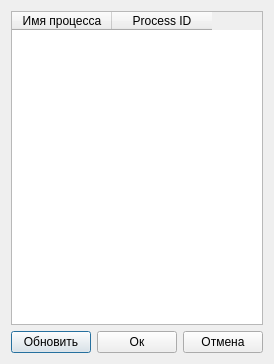
<?xml version="1.0" encoding="UTF-8"?>
<ui version="4.0">
 <class>SelectProcess</class>
 <widget class="QDialog" name="SelectProcess">
  <property name="windowModality">
   <enum>Qt::WindowModal</enum>
  </property>
  <property name="geometry">
   <rect>
    <x>0</x>
    <y>0</y>
    <width>261</width>
    <height>364</height>
   </rect>
  </property>
  <property name="windowTitle">
   <string>Выбор процесса</string>
  </property>
  <layout class="QGridLayout" name="gridLayout">
   <item row="1" column="0">
    <widget class="QPushButton" name="pushButton_Update">
     <property name="toolTip">
      <string>Обновить список процессов</string>
     </property>
     <property name="text">
      <string>Обновить</string>
     </property>
    </widget>
   </item>
   <item row="1" column="1">
    <widget class="QPushButton" name="pushButton_Ok">
     <property name="toolTip">
      <string>Завершить выбор процесса</string>
     </property>
     <property name="text">
      <string>Ок</string>
     </property>
    </widget>
   </item>
   <item row="1" column="2">
    <widget class="QPushButton" name="pushButton_Cancel">
     <property name="toolTip">
      <string>Отменить выбор процесса</string>
     </property>
     <property name="text">
      <string>Отмена</string>
     </property>
    </widget>
   </item>
   <item row="0" column="0" colspan="3">
    <widget class="QTableWidget" name="processList">
     <property name="toolTip">
      <string>Список процессов</string>
     </property>
     <property name="editTriggers">
      <set>QAbstractItemView::NoEditTriggers</set>
     </property>
     <property name="selectionMode">
      <enum>QAbstractItemView::SingleSelection</enum>
     </property>
     <property name="selectionBehavior">
      <enum>QAbstractItemView::SelectRows</enum>
     </property>
     <attribute name="horizontalHeaderHighlightSections">
      <bool>false</bool>
     </attribute>
     <attribute name="verticalHeaderHighlightSections">
      <bool>false</bool>
     </attribute>
     <column>
      <property name="text">
       <string>Имя процесса</string>
      </property>
     </column>
     <column>
      <property name="text">
       <string>Process ID</string>
      </property>
     </column>
    </widget>
   </item>
  </layout>
 </widget>
 <resources/>
 <connections>
  <connection>
   <sender>pushButton_Cancel</sender>
   <signal>clicked()</signal>
   <receiver>SelectProcess</receiver>
   <slot>reject()</slot>
   <hints>
    <hint type="sourcelabel">
     <x>213</x>
     <y>343</y>
    </hint>
    <hint type="destinationlabel">
     <x>130</x>
     <y>181</y>
    </hint>
   </hints>
  </connection>
 </connections>
</ui>
